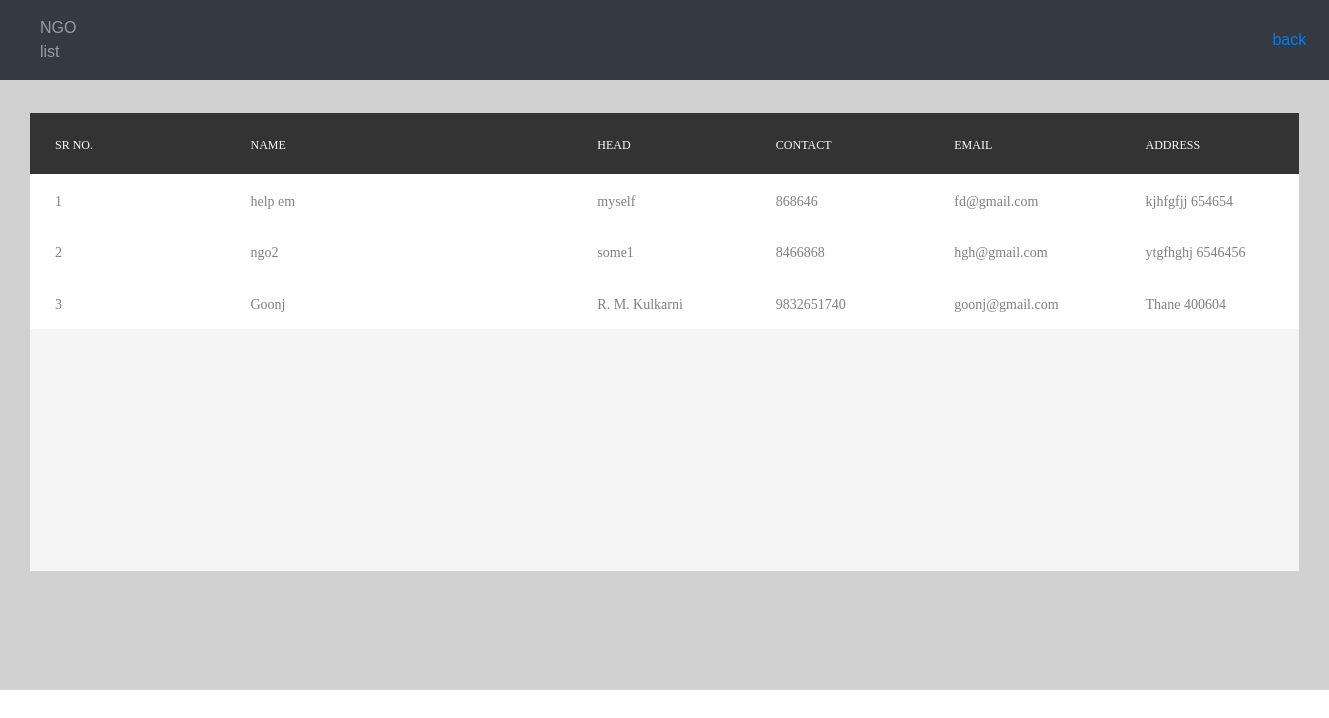
/info.php, run on the app's committed database.
### tables this page shows
CREATE TABLE `ngoregister` (
  `id` int(50) NOT NULL,
  `Name` varchar(500) DEFAULT NULL,
  `Head` varchar(500) DEFAULT NULL,
  `Contact` bigint(15) DEFAULT NULL,
  `Email` varchar(50) DEFAULT NULL,
  `Address` varchar(600) DEFAULT NULL,
  `Pincode` bigint(10) DEFAULT NULL,
  `photo` varchar(250) NOT NULL,
  `Username` varchar(100) DEFAULT NULL,
  `Password` varchar(10) DEFAULT NULL,
  `status` varchar(250) NOT NULL
);

### server.php (called while the page is built, shortened)
<?php
    $db = mysqli_connect("localhost:3308", "root", "", "ngore");
    $q1 = "SELECT * FROM ngoregister";
    $q1re = mysqli_query($db, $q1);
  ?>

### info.php (the view, shortened to what this page needs)
<?php
    include "server.php";
?>
<!DOCTYPE html>
<html lang="en">
<head>
	<link rel="stylesheet" type="text/css" href="vendor/bootstrap/css/bootstrap.min.css">
	<link rel="stylesheet" type="text/css" href="fonts/font-awesome-4.7.0/css/font-awesome.min.css">
	<link rel="stylesheet" type="text/css" href="vendor/animate/animate.css">
	<link rel="stylesheet" type="text/css" href="vendor/select2/select2.min.css">
	<link rel="stylesheet" type="text/css" href="vendor/perfect-scrollbar/perfect-scrollbar.css">
	<link rel="stylesheet" type="text/css" href="css/util.css">
	<link rel="stylesheet" type="text/css" href="css/medtab.css">
	<link rel="stylesheet" type="text/css" href="css/main2.css">
</head>
<body>
	<nav class="navbar navbar-expand-sm bg-dark navbar-dark">
  <div class="collapse navbar-collapse" id="collapsibleNavbar">
  	<ul class="navbar-nav">
  	<li class="nav-item dropdown">
                                <a class="ng nav-link " data-toggle="dropdown" role="button" href="#">NGO list</a>
                            </li>
                        </ul>
                           <a href="home_page.php"  class="btn btn-default" name="b1"  style="margin-left: 1150px">back
                                         </a>
  </div>
</nav>
	<div class="limiter">
		<div class="container-table100">
			<div class="wrap-table100">
				<div class="table100 ver2 m-b-110">
					<div class="table1">
					<table data-vertable="ver2">
						<thead>
							<tr class="row100 head">
								<th class="column100 column8" data-column="column8">Sr NO.</th>
								<th class="column100 column1" data-column="column1">Name</th>
								<th class="column100 column4" data-column="column4">Head </th>
								<th class="column100 column3" data-column="column3">Contact</th>
								<th class="column100 column4" data-column="column4">Email </th>
								<th class="column100 column6" data-column="column6">Address</th>
							</tr>
						</thead>
			 <?php foreach($q1re as $q){ ?>
						<tbody>
							<tr class="row100">
								<td class="column100 column8" data-column="column8"><?php echo $q['id'];?></td>
								<td class="column100 column1" data-column="column1"><?php echo $q['Name'];?></td>
								<td class="column100 column2" data-column="column2"><?php echo $q['Head'];?></td>
								<td class="column100 column3" data-column="column3"><?php echo $q['Contact'];?></td>
								<td class="column100 column6" data-column="column6"><?php echo $q['Email'];?> </td>
								<td class="column100 column7" data-column="column7">
								<?php echo $q['Address'];?>
								<?php echo $q['Pincode'];?>
								</td>
							</tr>
						</tbody>
						 <?php }?>
					</table>
					 					</div>
			</div>
		</div>
	</div>
	</div>
</body>
</html>

### css/main2.css (style rules this page uses)
* { margin: 0px; padding: 0px; box-sizing: border-box; }
body, html { height: 100%; font-family: sans-serif; }
a { margin: 0px; transition: all 0.4s; -webkit-transition: all 0.4s; -o-transition: all 0.4s; -moz-transition: all 0.4s; }
ul, li { margin: 0px; list-style-type: none; }
.limiter { width: 100%; margin: 0 auto; }
.container-table100 { width: 100%; background: #d1d1d1; display: -webkit-box; display: -webkit-flex; display: -moz-box; display: -ms-flexbox; display: flex; justify-content: center; flex-wrap: wrap; padding: 33px 30px; height: 610px; }
.wrap-table100 { width: 1300px; }
table { width: 100%; background-color: #fff; }
.table1 { height: 458px; background-color: whitesmoke; overflow: auto; }
th, td { font-weight: unset; padding-right: 10px; }
.column100 { width: 130px; padding-left: 25px; }
.column100.column1 { width: 265px; padding-left: 42px; }
.row100.head th { padding-top: 24px; padding-bottom: 20px; }
.row100 td { padding-top: 18px; padding-bottom: 14px; }
.table100.ver2 td { font-family: Montserrat-Regular; font-size: 14px; color: #808080; line-height: 1.4; }
.table100.ver2 th { font-family: Montserrat-Medium; font-size: 12px; color: #fff; line-height: 1.4; text-transform: uppercase; background-color: #333333; }

### data on the page
ngoregister: id "1", Name "help em", Head "myself", Contact "868646", Email "fd@gmail.com", Address "kjhfgfjj", Pincode "654654"
ngoregister: id "2", Name "ngo2", Head "some1", Contact "8466868", Email "hgh@gmail.com", Address "ytgfhghj", Pincode "6546456"
ngoregister: id "3", Name "Goonj", Head "R. M. Kulkarni", Contact "9832651740", Email "goonj@gmail.com", Address "Thane", Pincode "400604"
